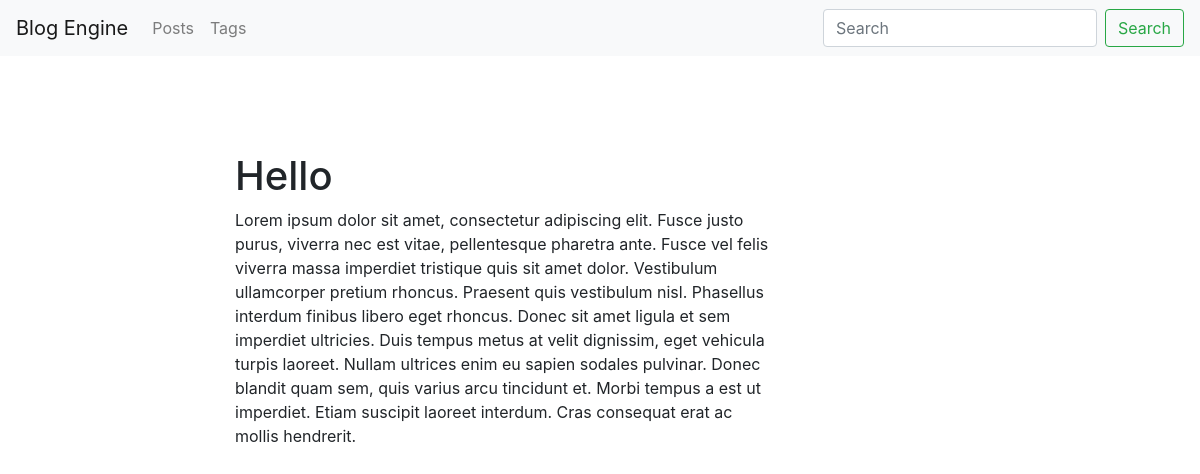
Page /blog/post/hello/ on the committed database.
### blog/models.py (models this page shows, shortened)
class Post(models.Model):
    title = models.CharField(max_length=100, db_index=True)
    slug = models.SlugField(max_length=150, blank=True, unique=True)
    body = models.TextField(blank=True, db_index=True)
    tags = models.ManyToManyField('Tag', blank=True, related_name='posts')
    date_pub = models.DateTimeField(auto_now_add=True)
    class Meta:
        ordering = ['-date_pub']

### blog/views.py (the view)
# urls.py: path('post/<str:slug>/', PostDetail.as_view(), name='post_detail_url'),
class PostDetail(ObjectDetailMixin, View):
    model = Post
    template = 'blog/post_detail.html'

### blog/utils.py (called while the page is built)
    def get(self, request, slug):
        obj = get_object_or_404(self.model, slug__iexact=slug)
        return render(request, self.template,
        context={self.model.__name__.lower(): obj, 'admin_object': obj,
        'detail': True})

### blog/templates/blog/post_detail.html (shortened to what this page needs)
{% extends 'blog/base_blog.html' %}
{% block content %}
    <h1 class="mt-5">
        {{ post.title }}
    </h1>
    <p>
        {{ post.body }}
    </p>
{% endblock %}

### static/css/styles.css (style rules this page uses)
body { margin-bottom: 20px; }

### rows in the picture
Post: title "Hello", body "Lorem ipsum dolor sit amet, consectetur adipiscing elit. Fusce justo purus, viverra nec est vitae, pellentesque pharetra ante. Fusce vel felis viverra massa imperdiet tristique quis sit amet dolor. Vestibulum ullamcorper pretium rhoncus. Praesent quis vestibulum nisl. Phasellus interdum finibus libero eget rhoncus. Donec sit amet ligula et sem imperdiet ultricies. Duis tempus metus at velit dignissim, eget vehicula turpis laoreet. Nullam ultrices enim eu sapien sodales pulvinar. Donec blandit quam sem, quis varius arcu tincidunt et. Morbi tempus a est ut imperdiet. Etiam suscipit laoreet interdum. Cras consequat erat ac mollis hendrerit."
